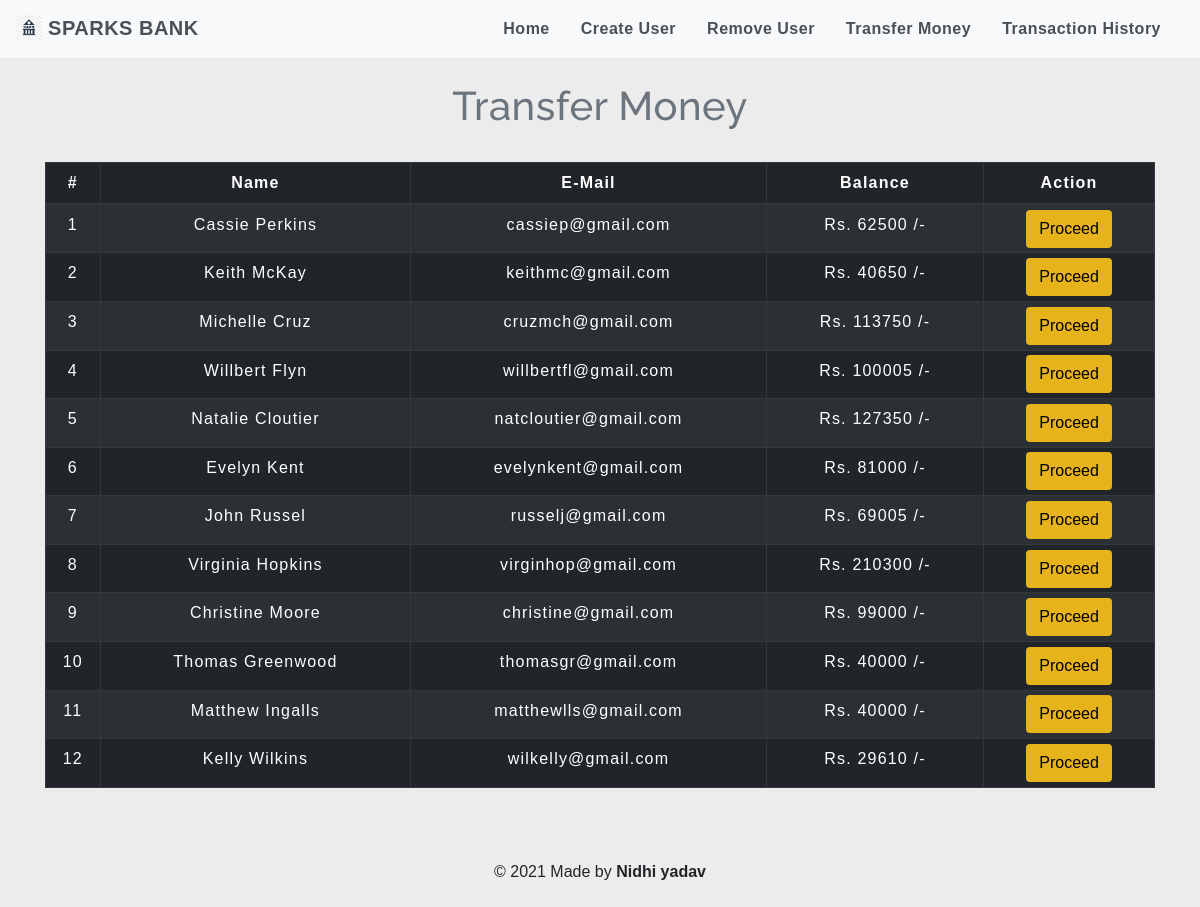
The app's page /SimpleBankingSystem-PHP/transfermoney.php with its own data.
### tables this page shows
CREATE TABLE `users` (
  `id` int(3) NOT NULL,
  `name` text NOT NULL,
  `email` varchar(30) NOT NULL,
  `gender` varchar(155) NOT NULL,
  `balance` int(8) NOT NULL
);

### SimpleBankingSystem-PHP/transfermoney.php (the view, shortened to what this page needs)
<!DOCTYPE html>
<html lang="en">
<head>
    <link rel="stylesheet" href="https://maxcdn.bootstrapcdn.com/bootstrap/4.0.0/css/bootstrap.min.css">
    <link rel="stylesheet" type="text/css" href="css/table.css">
    <link rel="stylesheet" type="text/css" href="css/navbar.css">
</head>
<body style="background-color : #ececec;">
<?php
    include 'config.php';
    $sql = "SELECT * FROM users";
    $result = mysqli_query($conn,$sql);
?>
<?php
  include 'navbar.php';
?>
<div class="container">
        <h2 class="text-center pt-4" style="color : #6c757d;">Transfer Money</h2>
        <br>
            <div class="row">
                <div class="col">
                    <div class="table-responsive-sm">
                    <table class="table table-hover table-sm table-striped table-condensed table-bordered table-dark" style="border-color:white;">
                        <thead style="color : white;">
                            <tr>
                            <th scope="col" class="text-center py-2">#</th>
                            <th scope="col" class="text-center py-2">Name</th>
                            <th scope="col" class="text-center py-2">E-Mail</th>
                            <th scope="col" class="text-center py-2">Balance</th>
                            <th scope="col" class="text-center py-2">Action</th>
                            </tr>
                        </thead>
                        <tbody>
                <?php
                    $cnt=1;
                    while($rows=mysqli_fetch_assoc($result)){
                ?>
                    <tr style="color : white;">
                        <td class="py-2"><?php echo $cnt;; ?></td>
                        <td class="py-2"><?php echo $rows['name']?></td>
                        <td class="py-2"><?php echo $rows['email']?></td>
                        <td class="py-2">Rs. <?php echo $rows['balance']?> /-</td>
                        <td><a href="selecteduserdetail.php?id= <?php echo $rows['id'] ;?>"> <button type="button" class="btn" style="background-color : #e6b31a;" style="border-radius:0%;">Proceed</button></a></td>
                    </tr>
                <?php
                $cnt=$cnt+1;
                    }
                ?>
                        </tbody>
                    </table>
                    </div>
                </div>
            </div>
         </div>
         <footer class="text-center mt-5 py-2">
            <p>&copy 2021 Made by <b>Nidhi yadav</b></p>
        </footer>
</body>
</html>

### css/table.css (style rules this page uses)
* { padding: 0; margin: 0; box-sizing: border-box; font-family: sans-serif; }
h2 { font-size: 40px; }
table { letter-spacing: 1.2px; }
td { text-align: center; }
button { border:none; background: black; transition: 1s; }

### css/navbar.css (style rules this page uses)
h2 { color: #4C4B4B; letter-spacing: 0.5px; font-family: raleway; }

### SimpleBankingSystem-PHP/transfermoney.php (style rules this page uses)
button { transition: 1.5s; }

### records on screen
users: name "Cassie Perkins", email "cassiep@gmail.com", balance "62500"
users: name "Keith McKay", email "keithmc@gmail.com", balance "40650"
users: name "Michelle Cruz", email "cruzmch@gmail.com", balance "113750"
users: name "Willbert Flyn", email "willbertfl@gmail.com", balance "100005"
users: name "Natalie Cloutier", email "natcloutier@gmail.com", balance "127350"
users: name "Evelyn Kent", email "evelynkent@gmail.com", balance "81000"
users: name "John Russel", email "russelj@gmail.com", balance "69005"
users: name "Virginia Hopkins", email "virginhop@gmail.com", balance "210300"
users: name "Christine Moore", email "christine@gmail.com", balance "99000"
users: name "Thomas Greenwood", email "thomasgr@gmail.com", balance "40000"
users: name "Matthew Ingalls", email "matthewlls@gmail.com", balance "40000"
users: name "Kelly Wilkins", email "wilkelly@gmail.com", balance "29610"
